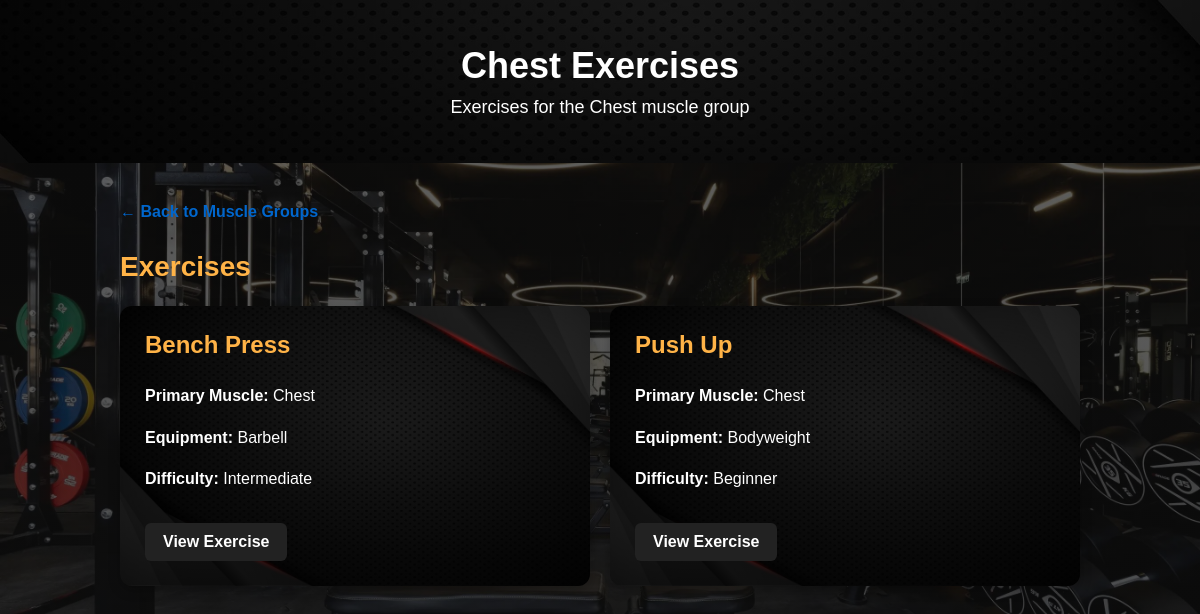
Page /category/1 on the committed database.
### tables this page shows
CREATE TABLE categories (
            id INTEGER PRIMARY KEY AUTOINCREMENT,
            name TEXT NOT NULL,
            image TEXT
        );

CREATE TABLE exercises (
            id INTEGER PRIMARY KEY AUTOINCREMENT,
            category_id INTEGER NOT NULL,
            name TEXT NOT NULL,
            primary_muscle TEXT,
            secondary_muscles TEXT,
            equipment TEXT,
            difficulty TEXT,
            instructions TEXT,
            image TEXT,
            FOREIGN KEY (category_id) REFERENCES categories(id)
        );

### app.py (the view)
@app.route("/category/<int:category_id>")
def category_exercises(category_id):
    connection = get_db_connection()
    category = connection.execute(
        "SELECT * FROM categories WHERE id = ?",
        (category_id,)
    ).fetchone()
    exercises = connection.execute(
        "SELECT * FROM exercises WHERE category_id = ?",
        (category_id,)
    ).fetchall()
    connection.close()
    return render_template(
        "exercises.html",
        category=category,
        exercises=exercises
    )

### app.py (called while the page is built)
def get_db_connection():
    connection = sqlite3.connect(DATABASE)
    connection.row_factory = sqlite3.Row
    return connection

### templates/exercises.html (shortened to what this page needs)
<!DOCTYPE html>
<html lang="en">
<head>
    <link rel="stylesheet" href="{{ url_for('static', filename='css/style.css') }}">
</head>
<body>
    <header>
        <h1>{{ category["name"] }} Exercises</h1>
        <p>Exercises for the {{ category["name"] }} muscle group</p>
    </header>
    <main>
        <a href="{{ url_for('home') }}">← Back to Muscle Groups</a>
        <h2>Exercises</h2>
        <div class="exercise-list">
            {% for exercise in exercises %}
            <div class="exercise">
                <h3>
                    <a href="{{ url_for('exercise_detail', exercise_id=exercise['id']) }}">
                        {{ exercise["name"] }}
                    </a>
                </h3>
                <p>
                    <strong>Primary Muscle:</strong>
                    {{ exercise["primary_muscle"] }}
                </p>
                <p>
                    <strong>Equipment:</strong>
                    {{ exercise["equipment"] }}
                </p>
                <p>
                    <strong>Difficulty:</strong>
                    {{ exercise["difficulty"] }}
                </p>
                <a class="info-button"
                   href="{{ url_for('exercise_detail', exercise_id=exercise['id']) }}">
                    View Exercise
                </a>
            </div>
            {% endfor %}
        </div>
    </main>
</body>
</html>

### static/css/style.css (style rules this page uses)
* { box-sizing: border-box; }
body { margin: 0; font-family: Arial, sans-serif; background: #f4f4f4; color: #222; }
header { background-image: linear-gradient( rgba(0, 0, 0, 0.60), rgba(0, 0, 0, 0.75) ), url("/static/images/gym-header.jpg"); background-size: cover; background-position: center; background-repeat: no-repeat; color: white; padding: 45px 30px; text-align: center; min-height: 110px; display: flex; flex-direction: column; justify-content: center; }
header h1 { margin: 0 0 10px; font-size: 36px; }
header p { margin: 0; font-size: 18px; }
main { max-width: 1000px; margin: 40px auto; padding: 0 20px; }
main > a { color: #0066cc; text-decoration: none; font-weight: bold; }
h2 { margin-top: 30px; font-size: 28px; }
.exercise-list { display: grid; grid-template-columns: repeat(2, 1fr); gap: 20px; margin-top: 20px; }
.exercise { background: white; padding: 25px; border-radius: 10px; box-shadow: 0 3px 10px rgba(0, 0, 0, 0.1); }
.exercise h3 { margin-top: 0; font-size: 24px; }
.exercise h3 a { color: #222; text-decoration: none; }
.exercise p { line-height: 1.6; }
body { font-family: Arial, sans-serif; margin: 0; color: #222; background-image: linear-gradient( rgba(15, 15, 15, 0.65), rgba(15, 15, 15, 0.75) ), url("/static/images/gym-background.jpg"); background-size: cover; background-position: center; background-attachment: fixed; background-repeat: no-repeat; min-height: 100vh; }
.info-button { display: inline-block; margin-top: 15px; padding: 10px 18px; background: #222; color: white; text-decoration: none; border-radius: 6px; font-weight: bold; }
main h2 { color: #FFA500; }
main h2, .empty-state, label { color: #FFB347; }
.exercise { background-image: linear-gradient( rgba(0, 0, 0, 0.45), rgba(0, 0, 0, 0.70) ), url("/static/images/exercise-card.jpg"); background-size: cover; background-position: center; background-repeat: no-repeat; color: white; padding: 25px; border-radius: 12px; min-height: 230px; box-sizing: border-box; box-shadow: 0 4px 12px rgba(0, 0, 0, 0.25); transition: transform 0.2s, box-shadow 0.2s; }
.exercise h3, .exercise h3 a, a .exercise h3 { color: #FFB347 !important; }
.exercise p { color: white; }
.exercise h3 { color: #FFB347 !important; }

### rows in the picture
categories: name "Chest"
exercises: name "Bench Press", primary_muscle "Chest", equipment "Barbell", difficulty "Intermediate"
exercises: name "Push Up", primary_muscle "Chest", equipment "Bodyweight", difficulty "Beginner"
